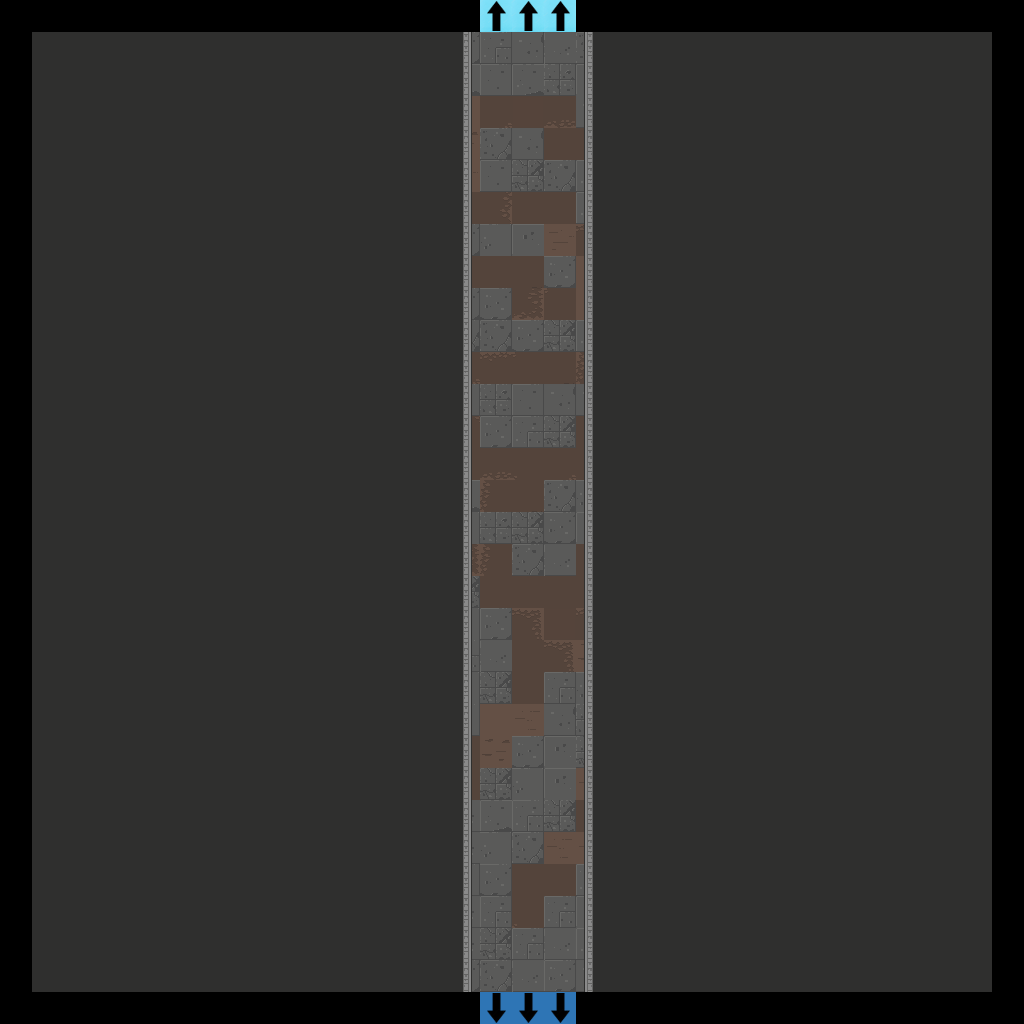

A level layout from a 2D game, rendered from its tile map. Below: a short description, then the map file with tile-grid data replaced by summaries:
An orthogonal 32x32 tile map with 32x32 px tiles, 7 tile layers (Floor, Walls, Doors, Pillars, ...), 2 tilesets.

<map version="1.2" tiledversion="2019.04.18" orientation="orthogonal" renderorder="right-down" width="32" height="32" tilewidth="32" tileheight="32" infinite="0" nextlayerid="22" nextobjectid="1">
 <tileset firstgid="1" source="Dungeon_Tileset_2.tsx" />
 <tileset firstgid="321" source="flags.tsx" />
 <layer id="15" name="Floor" width="32" height="32">
  <data>[1024 cells, 900 non-empty, 42 distinct tile ids]</data>
 </layer>
 <layer id="16" name="Walls" width="32" height="32">
  <data>[1024 cells, 810 non-empty, 3 distinct tile ids]</data>
 </layer>
 <layer id="17" name="Doors" width="32" height="32">
  <data>[1024 cells, 0 non-empty, 0 distinct tile ids]</data>
 </layer>
 <layer id="18" name="Pillars" width="32" height="32">
  <properties>
   <property name="unity:SortingLayer" value="Player" />
  </properties>
  <data>[1024 cells, 0 non-empty, 0 distinct tile ids]</data>
 </layer>
 <layer id="19" name="Candles" width="32" height="32">
  <data>[1024 cells, 0 non-empty, 0 distinct tile ids]</data>
 </layer>
 <layer id="20" name="Debris" width="32" height="32">
  <data>[1024 cells, 0 non-empty, 0 distinct tile ids]</data>
 </layer>
 <layer id="21" name="Flags" width="32" height="32">
  <data>[1024 cells, 6 non-empty, 2 distinct tile ids]</data>
 </layer>
</map>
